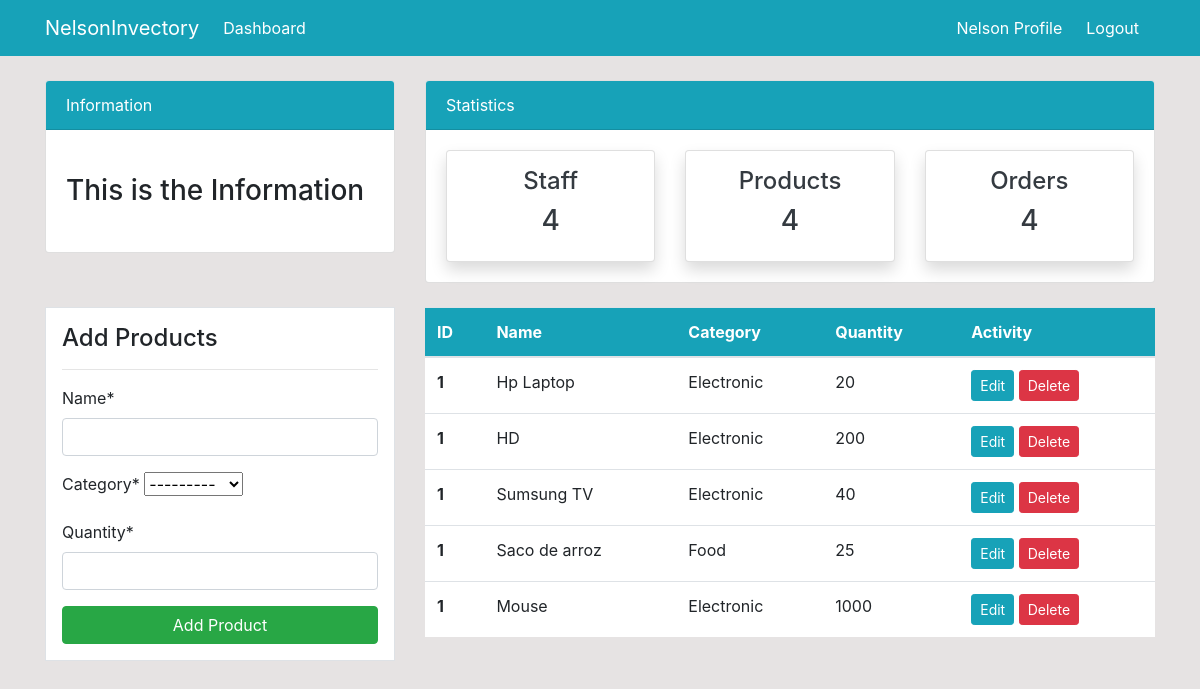
/products/ (signed in), run on an earlier commit of the app's database.
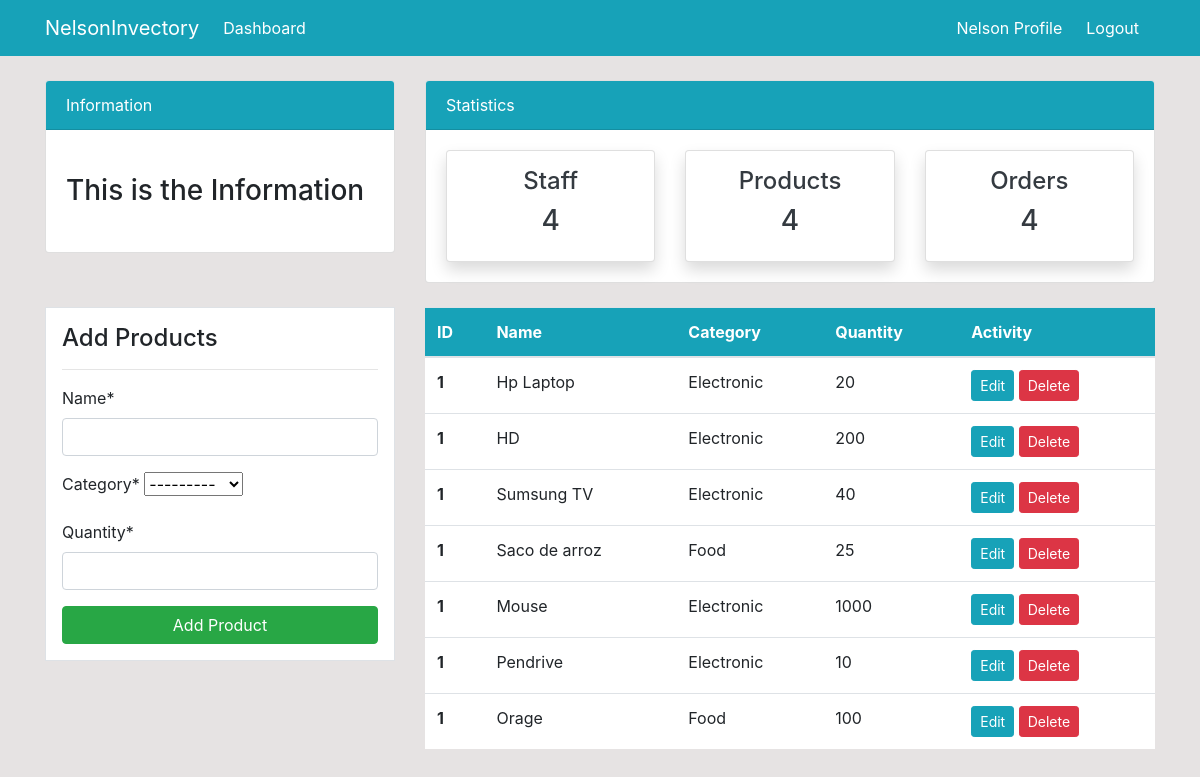
And on a later commit of the database.
### dashboard/models.py (models this page shows, shortened)
class product(models.Model):
    name = models.CharField(max_length=100, null=True)
    category = models.CharField(max_length=20, choices=CATEGORY, null=True)
    quantity = models.PositiveBigIntegerField(null=True)
    class Meta:
        verbose_name_plural='Product'

### dashboard/views.py (the view)
# urls.py: path('products/', views.products_view, name='dashboard-products'),
@login_required
def products_view(request):
    items =product.objects.all()
    if request.method == 'POST':
        form = ProductForm(request.POST)
        if form.is_valid():
         form.save()
         product_name = form.cleaned_data.get('name')
         messages.success(request, f'{product_name} has been added')
        return redirect('dashboard-products')
    else:
        form = ProductForm()
    context = {
        'items': items,
        'form':form,
    }
    return render(request, 'dashboard/product.html',context)

### dashboard/forms.py
class ProductForm(forms.ModelForm):
    class Meta:
        model = product
        fields = ['name', 'category', 'quantity']

### dashboard/templates/dashboard/product.html (shortened to what this page needs)
{% extends 'partials/base.html' %}
{% load crispy_forms_tags %}
{% block content %}
{% include "partials/topnav.html" %}
    <div class="container">
        <div class="row my-4">
            <div class="col-md-4">
                <div class="border bg-white p-3">
                    <h4>Add Products</h4>
                    <hr>
                    <form method ="POST">
                        {{form|crispy}}
                        <input class="btn btn-success btn-block" type="submit" value="Add Product">
                    </form>
                </div>
            </div>
            <div class="col-md-8">
                <table class="table bg-white">
                    <thead class="bg-info">
                        <tr class="text-white">
                            <th scope="col">ID</th>
                            <th scope="col">Name</th>
                            <th scope="col">Category</th>
                            <th scope="col">Quantity</th>
                            <th scope="col">Activity</th>
                        </tr>
                    </thead>
                    <tbody>
                        {% for item in items%}
                        <tr>
                            <th scope="row">1</th>
                            <td> {{item.name}}</td>
                            <td>  {{item.category}}
                            <td>{{ item.quantity}}  </td>
                            <td>
                                <a class="btn btn-info btn-sm" href="{% url "dashboard-product-update" item.id %}">Edit</a>
                                <a class="btn btn-danger btn-sm" href=" {% url "dashboard-product-delete" item.id %}">Delete</a>
                            </td>
                        {% endfor %}
                    </tbody>
                </table>
            </div>
        </div>
    </div>
    {% endblock content %}

What changed in the data, as far as the page shows it:
added product: name "Pendrive", category "Electronic", quantity "10"
added product: name "Orage", category "Food", quantity "100"
